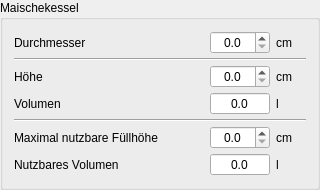
          <widget class="QGroupBox" name="groupBox_18">
           <property name="sizePolicy">
            <sizepolicy hsizetype="Preferred" vsizetype="Fixed">
             <horstretch>0</horstretch>
             <verstretch>0</verstretch>
            </sizepolicy>
           </property>
           <property name="title">
            <string>Maischekessel</string>
           </property>
           <layout class="QGridLayout" name="gridLayout_6">
            <property name="verticalSpacing">
             <number>4</number>
            </property>
            <item row="0" column="1">
             <spacer name="horizontalSpacer_81">
              <property name="orientation">
               <enum>Qt::Horizontal</enum>
              </property>
              <property name="sizeHint" stdset="0">
               <size>
                <width>40</width>
                <height>20</height>
               </size>
              </property>
             </spacer>
            </item>
            <item row="3" column="2">
             <widget class="DoubleSpinBox" name="tbMaischenVolumen">
              <property name="minimumSize">
               <size>
                <width>60</width>
                <height>0</height>
               </size>
              </property>
              <property name="toolTip">
               <string>&lt;html&gt;&lt;head/&gt;&lt;body&gt;&lt;p&gt;Hier gibt der Kleine Brauhelfer das &lt;span style=&quot; font-weight:600;&quot;&gt;Volumen&lt;/span&gt; des Maischekessels an. &lt;/p&gt;&lt;p&gt;&lt;span style=&quot; font-weight:600; color:#fc0107;&quot;&gt;Achtung:&lt;/span&gt; Das Volumen ist nicht gleichzusetzen mit der größtmöglichen Würzemenge. So dehnt sich der Sud bei höheren Temperaturen aus, Schaum entsteht.&lt;/p&gt;&lt;p&gt;Die Volumenangabe ist eine wichtige Kenngröße im &lt;span style=&quot; font-weight:600;&quot;&gt;Tab Rezept&lt;/span&gt; zur Gussberechnung und um ein Überlaufen der Maische zu verhindern. Ein rot hinterlegtes Feld warnt in diesem Fall vor einem zu großen Maischevolumen.&lt;/p&gt;&lt;/body&gt;&lt;/html&gt;</string>
              </property>
              <property name="alignment">
               <set>Qt::AlignCenter</set>
              </property>
              <property name="readOnly">
               <bool>true</bool>
              </property>
              <property name="buttonSymbols">
               <enum>QAbstractSpinBox::NoButtons</enum>
              </property>
              <property name="decimals">
               <number>1</number>
              </property>
              <property name="maximum">
               <double>9999.000000000000000</double>
              </property>
              <property name="singleStep">
               <double>0.100000000000000</double>
              </property>
             </widget>
            </item>
            <item row="0" column="0">
             <widget class="QLabel" name="label_IST_SHA_4">
              <property name="text">
               <string>Durchmesser</string>
              </property>
             </widget>
            </item>
            <item row="7" column="3">
             <widget class="QLabel" name="label_8">
              <property name="minimumSize">
               <size>
                <width>30</width>
                <height>0</height>
               </size>
              </property>
              <property name="text">
               <string>cm</string>
              </property>
             </widget>
            </item>
            <item row="0" column="2">
             <widget class="DoubleSpinBox" name="tbMaischebottichDurchmesser">
              <property name="minimumSize">
               <size>
                <width>60</width>
                <height>0</height>
               </size>
              </property>
              <property name="toolTip">
               <string>&lt;html&gt;&lt;head/&gt;&lt;body&gt;&lt;p&gt;Hier wird der &lt;span style=&quot; font-weight:600;&quot;&gt;Durchmesser&lt;/span&gt; des Maischekessels zur &lt;span style=&quot; font-weight:600;&quot;&gt;Volumenberechnung&lt;/span&gt; angegeben.&lt;/p&gt;&lt;p&gt;Für eine korrekte Berechnung sollte der Kessel &lt;span style=&quot; font-weight:600;&quot;&gt;zylindrisch&lt;/span&gt; sein.&lt;/p&gt;&lt;p&gt;Die Volumenangabe ist eine wichtige Kenngröße im &lt;span style=&quot; font-weight:600;&quot;&gt;Tab Rezept&lt;/span&gt; zur Gussberechnung und um eine überlaufende Maische zu verhindern. Ein rot hinterlegtes Feld warnt in diesem Fall vor einem zu großen Maischevolumen.&lt;/p&gt;&lt;/body&gt;&lt;/html&gt;</string>
              </property>
              <property name="alignment">
               <set>Qt::AlignCenter</set>
              </property>
              <property name="readOnly">
               <bool>false</bool>
              </property>
              <property name="buttonSymbols">
               <enum>QAbstractSpinBox::UpDownArrows</enum>
              </property>
              <property name="decimals">
               <number>1</number>
              </property>
              <property name="maximum">
               <double>999.000000000000000</double>
              </property>
              <property name="singleStep">
               <double>0.100000000000000</double>
              </property>
             </widget>
            </item>
            <item row="3" column="0">
             <widget class="QLabel" name="label_IST_SHA_5">
              <property name="text">
               <string>Volumen</string>
              </property>
             </widget>
            </item>
            <item row="8" column="0">
             <widget class="QLabel" name="label_IST_SHA_7">
              <property name="text">
               <string>Nutzbares Volumen</string>
              </property>
             </widget>
            </item>
            <item row="2" column="2">
             <widget class="DoubleSpinBox" name="tbMaischebottichHoehe">
              <property name="minimumSize">
               <size>
                <width>60</width>
                <height>0</height>
               </size>
              </property>
              <property name="toolTip">
               <string>&lt;html&gt;&lt;head/&gt;&lt;body&gt;&lt;p&gt;Hier wird der &lt;span style=&quot; font-weight:600;&quot;&gt;Höhe&lt;/span&gt; des Maischekessels zur &lt;span style=&quot; font-weight:600;&quot;&gt;Volumenberechnung&lt;/span&gt; angegeben.&lt;/p&gt;&lt;p&gt;Bei Bodenunebenheiten sollte die anteilmäßig größte Fläche für eine möglichst korrekte Messung gewählt werden.&lt;/p&gt;&lt;p&gt;Die Volumenangabe ist eine wichtige Kenngröße im &lt;span style=&quot; font-weight:600;&quot;&gt;Tab Rezept&lt;/span&gt; zur Gussberechnung und um eine überlaufende Masiche zu verhindern. Ein rot hinterlegtes Feld warnt in diesem Fall vor einem zu großen Maischevolumen.&lt;/p&gt;&lt;/body&gt;&lt;/html&gt;</string>
              </property>
              <property name="alignment">
               <set>Qt::AlignCenter</set>
              </property>
              <property name="readOnly">
               <bool>false</bool>
              </property>
              <property name="buttonSymbols">
               <enum>QAbstractSpinBox::UpDownArrows</enum>
              </property>
              <property name="decimals">
               <number>1</number>
              </property>
              <property name="maximum">
               <double>999.000000000000000</double>
              </property>
              <property name="singleStep">
               <double>0.100000000000000</double>
              </property>
             </widget>
            </item>
            <item row="2" column="3">
             <widget class="QLabel" name="label_11">
              <property name="minimumSize">
               <size>
                <width>30</width>
                <height>0</height>
               </size>
              </property>
              <property name="text">
               <string>cm</string>
              </property>
             </widget>
            </item>
            <item row="8" column="3">
             <widget class="QLabel" name="label_10">
              <property name="minimumSize">
               <size>
                <width>30</width>
                <height>0</height>
               </size>
              </property>
              <property name="text">
               <string>l</string>
              </property>
             </widget>
            </item>
            <item row="2" column="0">
             <widget class="QLabel" name="label_IST_SHA_3">
              <property name="text">
               <string>Höhe</string>
              </property>
             </widget>
            </item>
            <item row="0" column="3">
             <widget class="QLabel" name="label_13">
              <property name="minimumSize">
               <size>
                <width>30</width>
                <height>0</height>
               </size>
              </property>
              <property name="text">
               <string>cm</string>
              </property>
             </widget>
            </item>
            <item row="3" column="3">
             <widget class="QLabel" name="label_12">
              <property name="minimumSize">
               <size>
                <width>30</width>
                <height>0</height>
               </size>
              </property>
              <property name="text">
               <string>l</string>
              </property>
             </widget>
            </item>
            <item row="7" column="0">
             <widget class="QLabel" name="label_IST_SHA_6">
              <property name="text">
               <string>Maximal nutzbare Füllhöhe</string>
              </property>
             </widget>
            </item>
            <item row="7" column="2">
             <widget class="DoubleSpinBox" name="tbMaischebottichMaxFuellhoehe">
              <property name="minimumSize">
               <size>
                <width>60</width>
                <height>0</height>
               </size>
              </property>
              <property name="toolTip">
               <string>&lt;html&gt;&lt;head/&gt;&lt;body&gt;&lt;p&gt;Die &lt;span style=&quot; font-weight:600;&quot;&gt;maximal nutzbare Füllhöhe&lt;/span&gt; definiert letztlich die zu erzielende Biermenge bei festgelegter Stammwürze.&lt;/p&gt;&lt;p&gt;So der &lt;span style=&quot; font-weight:600;&quot;&gt;Maischekessel&lt;/span&gt; plan steht, ist man mit 5 Zentimetern unterhalb der Kesseloberkante in einem sicheren Bereich.&lt;/p&gt;&lt;p&gt;Werden weniger schäumende Zutaten eingesetzt, können diese 5 Zentimeter auch unterschritten werden. Der exakte Wert ist individuell von der Anlage abhängig.&lt;/p&gt;&lt;/body&gt;&lt;/html&gt;</string>
              </property>
              <property name="alignment">
               <set>Qt::AlignCenter</set>
              </property>
              <property name="readOnly">
               <bool>false</bool>
              </property>
              <property name="buttonSymbols">
               <enum>QAbstractSpinBox::UpDownArrows</enum>
              </property>
              <property name="decimals">
               <number>1</number>
              </property>
              <property name="maximum">
               <double>999.000000000000000</double>
              </property>
              <property name="singleStep">
               <double>0.100000000000000</double>
              </property>
             </widget>
            </item>
            <item row="8" column="2">
             <widget class="DoubleSpinBox" name="tbMaischenMaxNutzvolumen">
              <property name="minimumSize">
               <size>
                <width>60</width>
                <height>0</height>
               </size>
              </property>
              <property name="toolTip">
               <string>&lt;html&gt;&lt;head/&gt;&lt;body&gt;&lt;p&gt;Ausgehend von der maximal nutzbaren Füllhöhe, definiert der Kleine Brauhelfer hier das &lt;span style=&quot; font-weight:600;&quot;&gt;nutzbare Volumen&lt;/span&gt; des Maischekessels.&lt;/p&gt;&lt;/body&gt;&lt;/html&gt;</string>
              </property>
              <property name="alignment">
               <set>Qt::AlignCenter</set>
              </property>
              <property name="readOnly">
               <bool>true</bool>
              </property>
              <property name="buttonSymbols">
               <enum>QAbstractSpinBox::NoButtons</enum>
              </property>
              <property name="decimals">
               <number>1</number>
              </property>
              <property name="maximum">
               <double>9999.000000000000000</double>
              </property>
              <property name="singleStep">
               <double>0.100000000000000</double>
              </property>
             </widget>
            </item>
            <item row="1" column="0" colspan="4">
             <widget class="Line" name="line_4">
              <property name="orientation">
               <enum>Qt::Horizontal</enum>
              </property>
             </widget>
            </item>
            <item row="6" column="0" colspan="4">
             <widget class="Line" name="line_13">
              <property name="orientation">
               <enum>Qt::Horizontal</enum>
              </property>
             </widget>
            </item>
           </layout>
          </widget>
